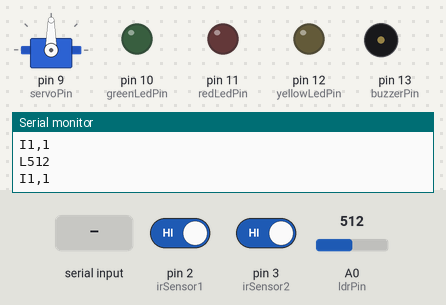
The sketch below on a simulated Arduino Uno, built with avr-gcc and run on an emulated ATmega328P. Parts: servo, output pins drawn as LEDs (lit = HIGH), buzzer (waves = sounding), the last lines printed to the serial monitor. The inputs (shaded band) are chosen by the test bench; at power-on: pin 2 (irSensor1) HIGH, A0 (ldrPin) = 512, pin 3 (irSensor2) HIGH.

Above: at 1.2 s.
1.3 s: "P" received over Serial
At 2.1 s:
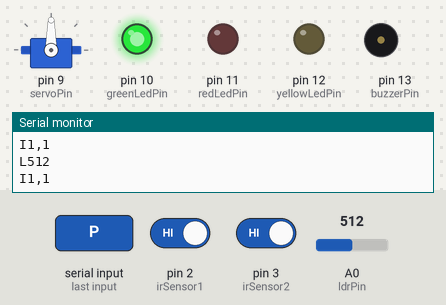
3.3 s: "A" received over Serial
At 5.0 s:
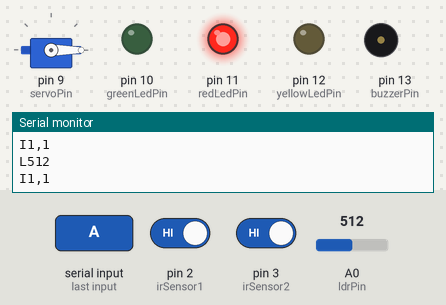
5.3 s: "L" received over Serial
At 6.8 s:
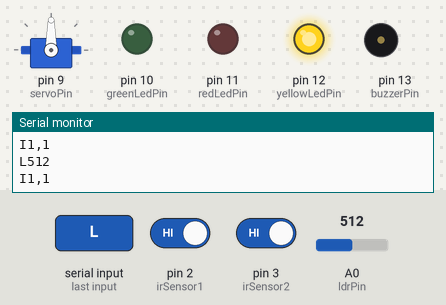
7.3 s: pin 2 (irSensor1) driven LOW
8.9 s: A0 (ldrPin) set to 315
10.4 s: A0 (ldrPin) set to 285
At 10.54 s:
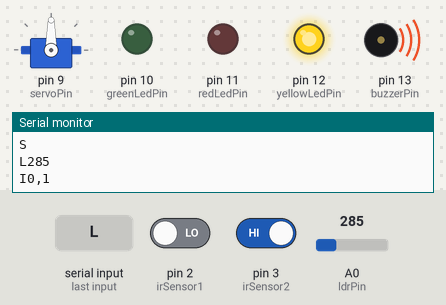
Timing chart, 0 to 14.4 s (numbered marks = the images above; inputs shaded):
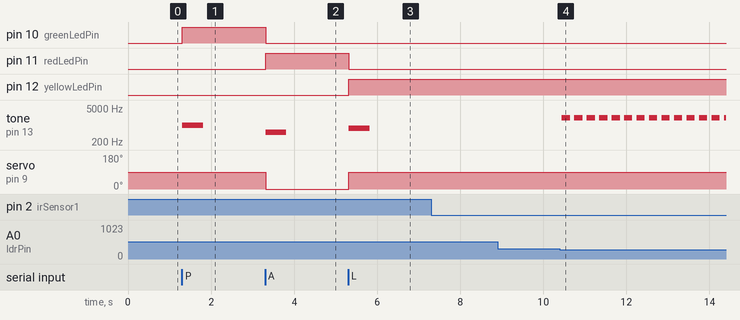

The sketch:

arduino_code.ino
```cpp
#include <Servo.h>

Servo myservo;
int servoPin = 9;
int greenLedPin = 10;
int redLedPin = 11;
int yellowLedPin = 12;
int buzzerPin = 13;
int irSensor1 = 2;
int irSensor2 = 3;
int ldrPin = A0;

void setup() {
  Serial.begin(9600);
  myservo.attach(servoPin);
  pinMode(greenLedPin, OUTPUT);
  pinMode(redLedPin, OUTPUT);
  pinMode(yellowLedPin, OUTPUT);
  pinMode(buzzerPin, OUTPUT);
  pinMode(irSensor1, INPUT);
  pinMode(irSensor2, INPUT);
  pinMode(ldrPin, INPUT);
}

void loop() {
  // Serial Input from Laptop
  if (Serial.available() > 0) {
    char data = Serial.read();
    if (data == 'P') {
      digitalWrite(greenLedPin, HIGH);
      digitalWrite(redLedPin, LOW);
      digitalWrite(yellowLedPin, LOW);
      myservo.write(90);
      tone(buzzerPin, 1000); delay(500); noTone(buzzerPin);
    } else if (data == 'A') {
      digitalWrite(redLedPin, HIGH);
      digitalWrite(greenLedPin, LOW);
      digitalWrite(yellowLedPin, LOW);
      myservo.write(0);
      tone(buzzerPin, 500); delay(500); noTone(buzzerPin);
    } else if (data == 'L') {
        digitalWrite(yellowLedPin, HIGH);
        digitalWrite(redLedPin, LOW);
        digitalWrite(greenLedPin, LOW);
        myservo.write(90);
        tone(buzzerPin, 750); delay(500); noTone(buzzerPin);
    }
  }

  // Sensor Readings and Output to Laptop
  int ldrValue = analogRead(ldrPin);
  int irValue1 = digitalRead(irSensor1);
  int irValue2 = digitalRead(irSensor2);

  Serial.print("L"); Serial.println(ldrValue);
  Serial.print("I"); Serial.print(irValue1); Serial.print(","); Serial.println(irValue2);

  // Sensor Validation
  if (irValue1 == LOW || irValue2 == LOW) {
    if (ldrValue < 300) {
      tone(buzzerPin, 2000); delay(200); noTone(buzzerPin);
      Serial.println("F");
    } else {
      Serial.println("S");
    }
  }
  delay(100);
}
```

Measured:
- the behaviour switches between 300 and 299 on A0 (ldrPin) (found by bisection; images 3 and 4)
- after the input at 1.3 s, pin 10 (greenLedPin): LOW → HIGH at once; tone on pin 13 (buzzerPin): silent → 1000 Hz at once, → silent 0.50 s later
- after the input at 3.3 s, pin 10 (greenLedPin): HIGH → LOW at once; pin 11 (redLedPin): LOW → HIGH at once; tone on pin 13 (buzzerPin): silent → 500 Hz at once, → silent 0.50 s later; servo on pin 9 (servoPin): 90° → 0° at once
- after the input at 5.3 s, pin 11 (redLedPin): HIGH → LOW at once; pin 12 (yellowLedPin): LOW → HIGH at once; tone on pin 13 (buzzerPin): silent → 750 Hz at once, → silent 0.50 s later; servo on pin 9 (servoPin): 0° → 90° at once
- after the input at 10.4 s, tone on pin 13 (buzzerPin): alternates 2000 Hz for 0.20 s and silent for 0.10 s, starting after 0.05 s
